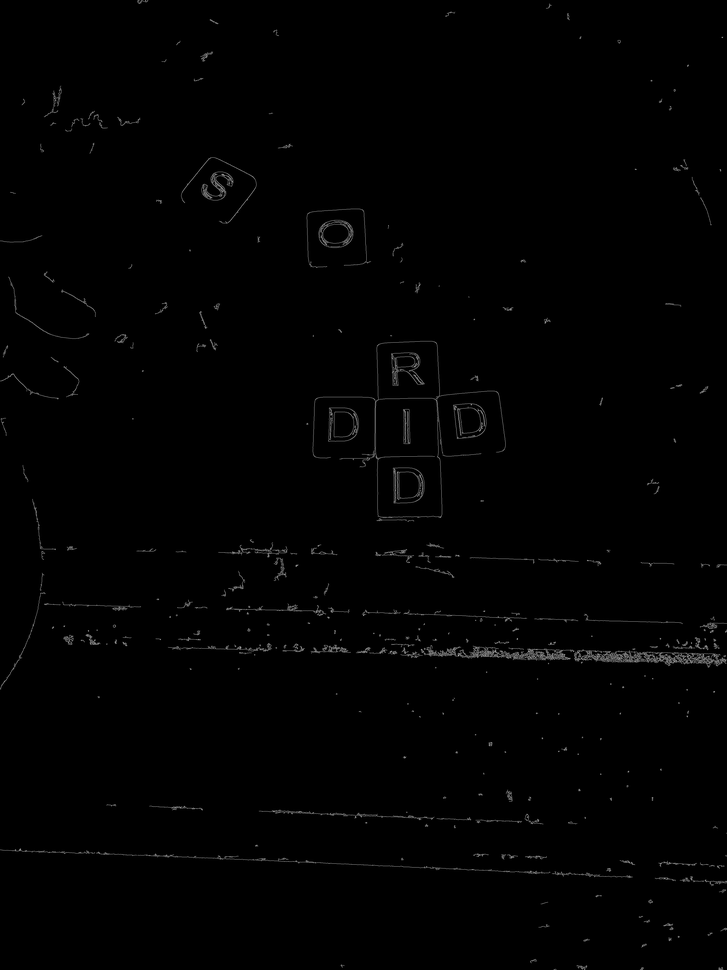
#> input picture canny.png, 727 x 970 px, shrunk from 3024 x 4032 before the run
$ python box-detection.py
#> lines starting #> are read from the running program, lines starting #| are printed output that depends on the picture; after the words box and inside, x2 and y2 are one past the last pixel; in counts of white or black regions, pixels touching at a corner belong together
import cv2
import numpy as np
from utils import *

img = cv2.imread("canny.png", cv2.IMREAD_GRAYSCALE)
#> img is the input picture: shape (970, 727); min 0, max 184, mean 1.6
img_col = cv2.imread(r"C:\Users\Stefa\Desktop\Bananagram Solver\bananagrams-cv\imgs/2.jpg", cv2.IMREAD_COLOR)
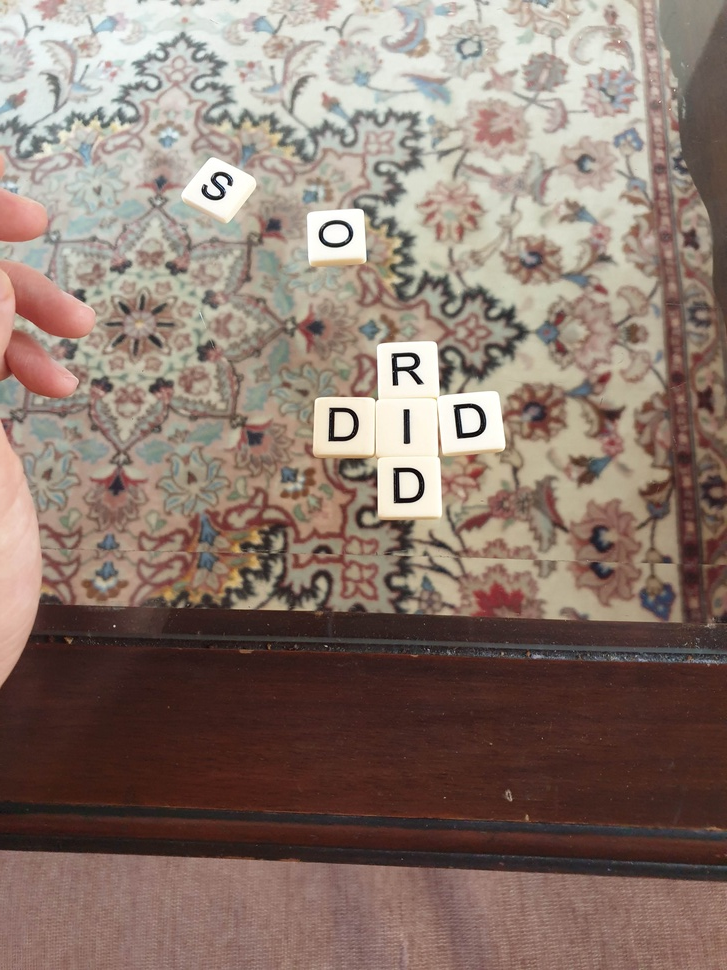
#> input picture imgs/2.jpg, 727 x 970 px, shrunk from 3024 x 4032 before the run, found by its file name
#> img_col is the input picture: shape (970, 727, 3); mean B, G, R 110.4, 120.3, 139.2

rho = 1 # pixel dist resolution
theta = np.pi/180 # angle resolution in radians (pi / 64)
threshold = 70

lines = cv2.HoughLinesP(img, rho, theta, threshold, minLineLength=30, maxLineGap=20)
#> lines = 237 rows, first 6: [183, 606, 726, 625], [15, 847, 632, 879], [208, 644, 726, 662], [173, 645, 724, 664], [0, 847, 628, 880], [265, 643, 726, 659]
print(len(lines))
#| 237
# print(lines)
drawing = np.zeros((img.shape[0], img.shape[1], 3), dtype=np.uint8)
# cv2.namedWindow("img", cv2.WINDOW_NORMAL)
print(lines[0].shape)
#| (1, 4)
for line in lines:
    line = line.reshape((2,2))
    print(line)
    cv2.line(img_col, tuple(line[0]), tuple(line[1]), color=(0,0,255), thickness=5)
#> this loop made 237 passes
#> (printed output is left out)
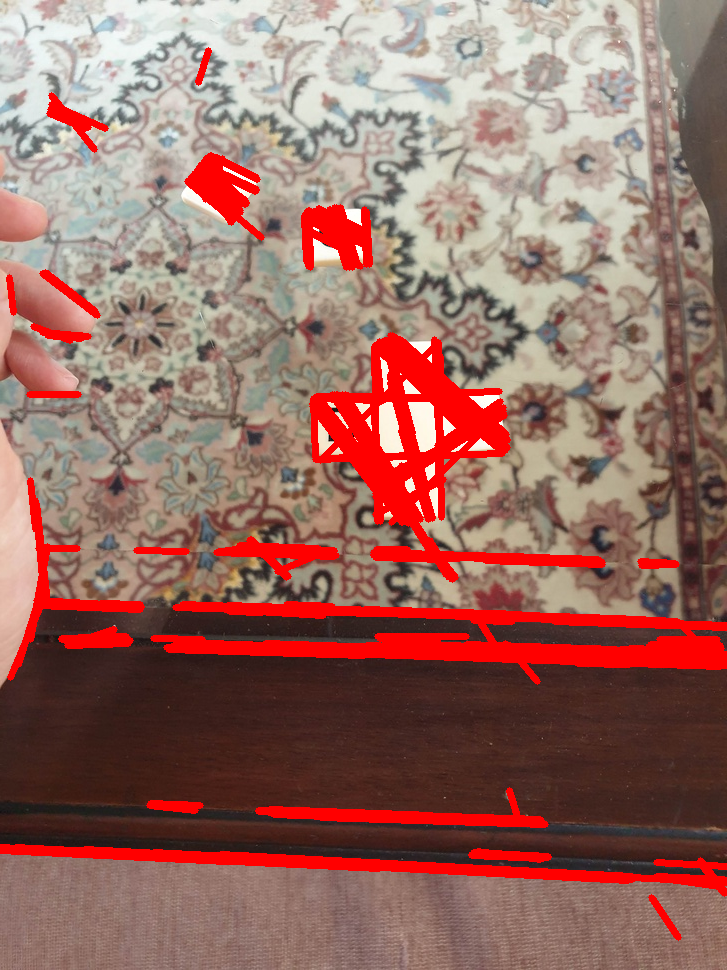
#> img_col: shape (970, 727, 3); 10.18% of pixels changed, all inside (x1, y1, x2, y2) = (0, 47, 727, 941)
# cv2.imshow("img", img)
# cv2.imshow("img", drawing)
cv2.imwrite("lines.png", img_col)
# cv2.waitKey(0)

"""
# Find contours for image, which will detect all the boxes
contours, hierarchy = cv2.findContours(img, cv2.RETR_TREE, cv2.CHAIN_APPROX_SIMPLE)

# Sort all the contours by top to bottom.
contours, boundingBoxes = sort_contours(contours, method="top-to-bottom")

# Output
drawing = np.zeros((img.shape[0], img.shape[1], 3), dtype=np.uint8)

# Approximate contours to polygons + get bounding rects and circles
contours_poly = [None]*len(contours)
boundRect = [None]*len(contours)
# centers = [None]*len(contours)
# radius = [None]*len(contours)
for i, c in enumerate(contours):
    # contours_poly[i] = cv2.approxPolyDP(c, 3, True)
    contours_poly[i] = c
    boundRect[i] = cv2.boundingRect(contours_poly[i])
    # boundRect[i] = cv2.minAreaRect(contours_poly[i])
    # print("Area: "+ str(boundRect[i][2] * boundRect[i][3]))
    # centers[i], radius[i] = cv.minEnclosingCircle(contours_poly[i])

 # Draw polygonal contour + bonding rects + circles
for i in range(len(contours)):
    color = (0,0,255)
    cv2.drawContours(drawing, contours_poly, i, (255,255,255))
    area = boundRect[i][2] * boundRect[i][3]
    if area > 1000:
        print(area)
        cv2.rectangle(drawing, (int(boundRect[i][0]), int(boundRect[i][1])), \
            (int(boundRect[i][0]+boundRect[i][2]), int(boundRect[i][1]+boundRect[i][3])), color, 2)

# cv2.drawContours(img_col, contours, -1, (0,0,255), 3)
cv2.namedWindow('image', cv2.WINDOW_NORMAL)
cv2.imshow("image", drawing)
cv2.waitKey(0)
cv2.imwrite("bounding_boxes.png", drawing)
# [13 lines of commented-out code are left out]
"""
